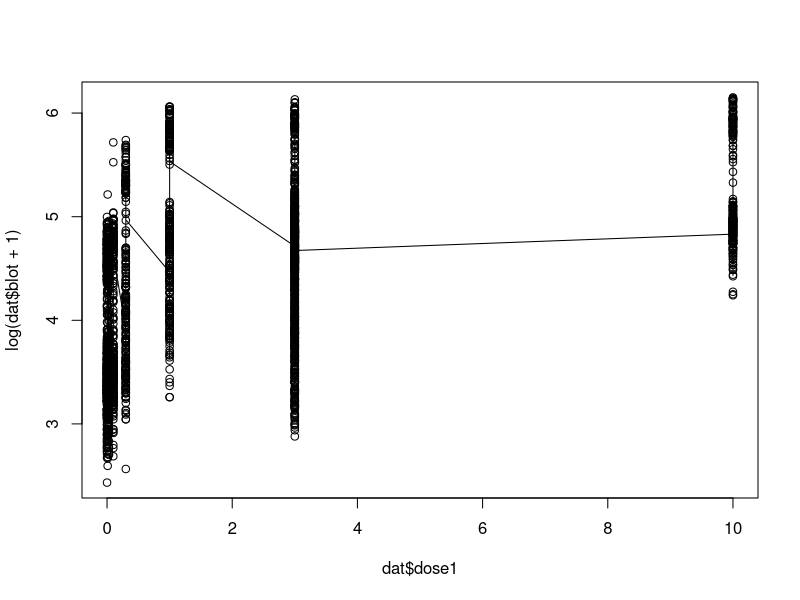

Generate this figure with R: (Note: this script raises an error after producing the figure.)
## ---- chunk 1
library(dplyr)
library(lme4)
library(ggplot2)
library(magrittr)
dat <- read.table("case1.txt", header = T, stringsAsFactors = F, na.strings = ".", colClasses=c("character","character","numeric","numeric","numeric","numeric","numeric","numeric"))
dat <-  dat %>% filter(complete.cases(blot)) 
## ---- chunk 2
#creates a kernel distribution for each covariate
#be careful of random samples--Big X can't have NAs
kern_distribution <- function(x,y, knots = 4, s = 2) {
  ### s: #controls how wide the kernels are, s should be half the distance between two knots 
  ### tau: decides where the breaks are based on the number of knots
  ###knots: number of splits/peaks in the data
  ##x and y are the data
  
  tau <- seq(min(x), max(x), length.out = knots)
  X <- matrix(0, nrow=length(x),ncol=knots)
  for(i in 1:knots) {
    X[,i] <- x * dnorm(x, tau[i], s)
  }
  return(X)
}

#smoothing out the graph by predicting values for the fitted data
#same function as the kern distribution, but this time it is smoother
smooth_graph <- function(x, y.predict, knots = 4, s = 2) {
  x.predict <- seq(min(x), max(x), length.out=500)
  X.predict <- matrix(0, nrow=length(x.predict),ncol = knots)
  for(i in 1:knots) {
    X.predict[,i] <- x.predict * dnorm(x.predict, tau[i], s)
  }
  return(X.predict)
}
## ---- chunk 3

#attach(dat) ##attaches the data so we can just run through with the variable names

m2 <- lmer(log(blot + 1) ~ (1 + proto|lab) + kern_distribution(dose1, blot, knots = 3, s = 1) + kern_distribution(dose2, blot, knots = 3, s = 1) + kern_distribution(body, blot, knots = 2, s = 1), data = dat) #X + Z + R + S + random effect
summary(m2)

plot(dat$dose1,log(dat$blot + 1)) #plots the true data
lines(sort(dat$dose1), fitted(m2)[order(dat$dose1)]) #shows how well the model fits the true data
abline(v = tau)

y.predict <- cbind(1, X.predict) %*% coef(m2) #+ cbind #predict function is easier // but cbind(X.predicts)
plot(x,y)

lines(x.predict, y.predict)

